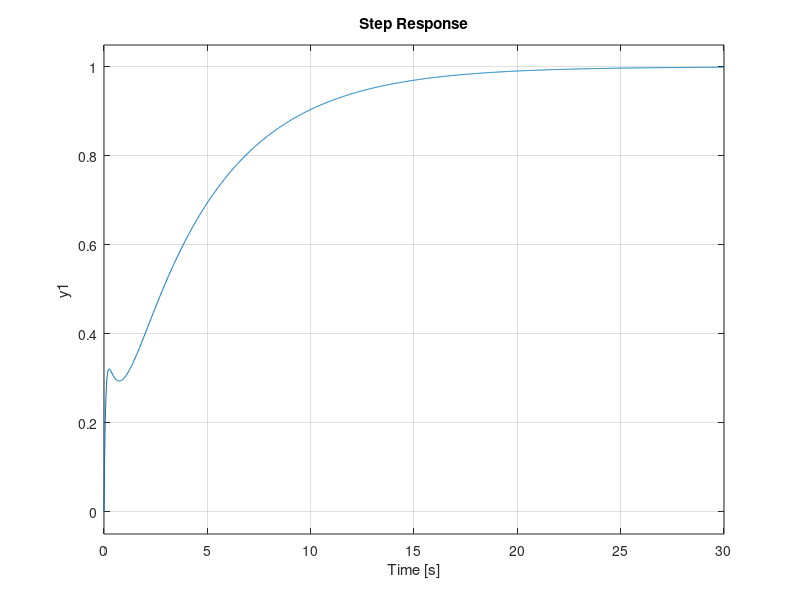

Here is the MATLAB script that generated this plot: (Note: this script raises an error after producing the figure.)
u=input('u='); % how many times you want to run loop
for g=1:u
kd=input('kd=');
kp=input('kp=');
ki=input('ki=');
s=tf('s');
b=[kd*s^2+kp*s+ki]/[s]; %[kd*s^2+kp*s+ki]/[s];
G=b/(s^2+10*s+20+b)
%figure(g)
step(G),grid on
[wn,z]=damp(G);
l=stepinfo(G);
end